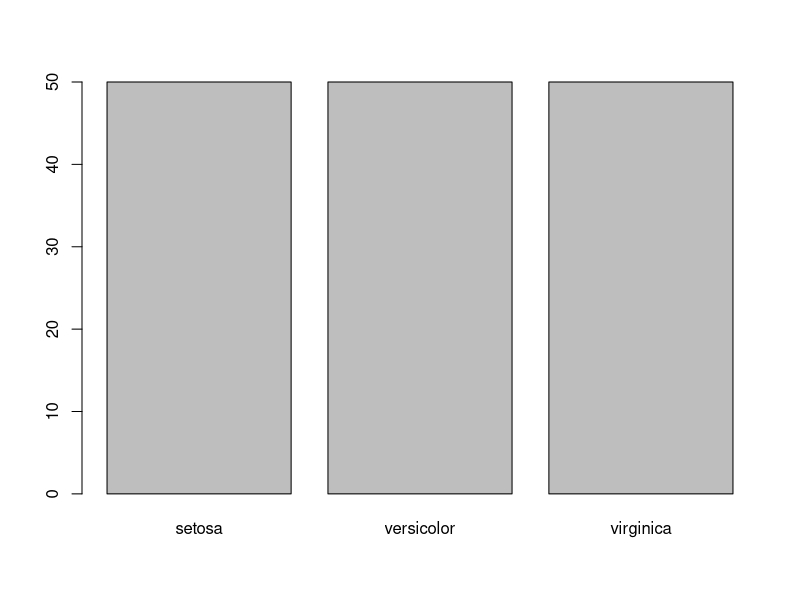
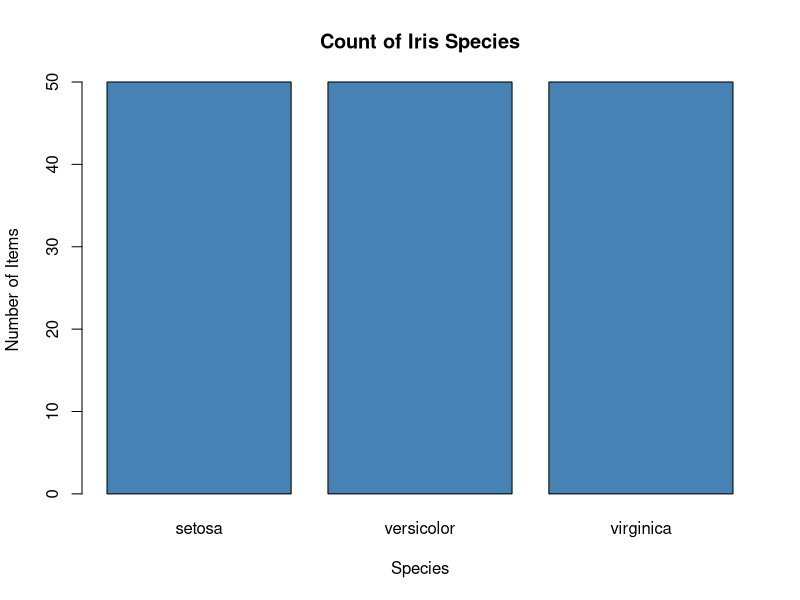
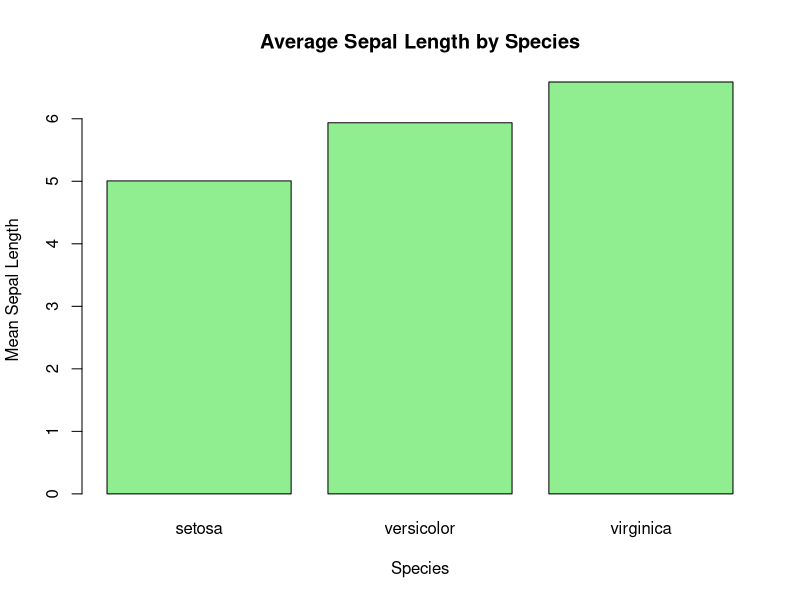
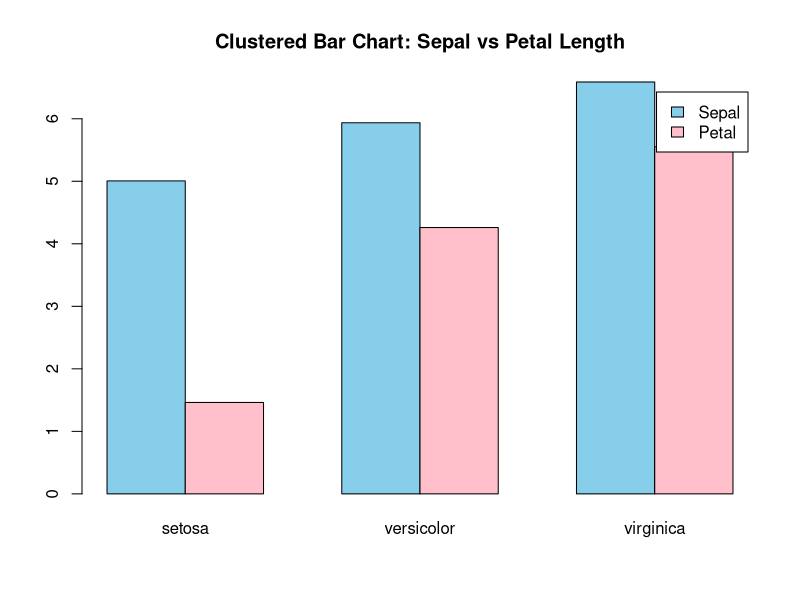
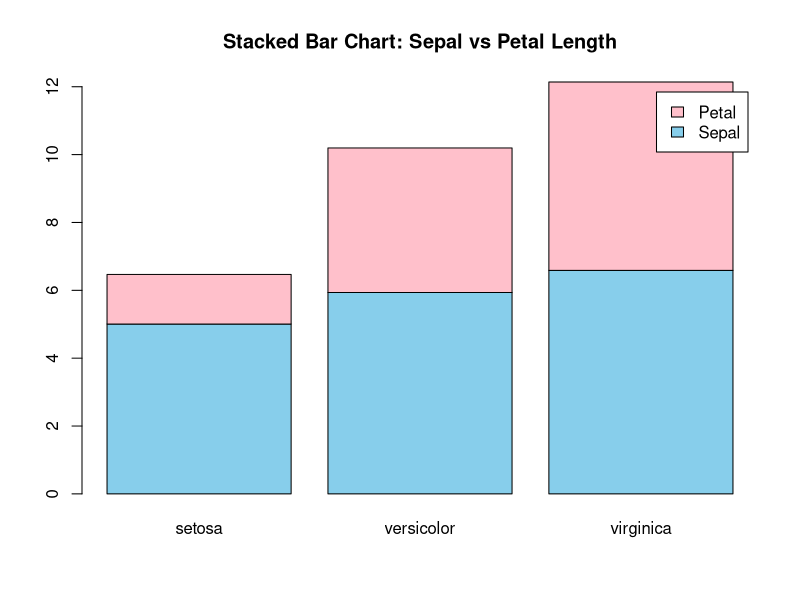

These charts were generated, in order, by the following R code:
# DV Lab – Week 03 A 
# Name: V. Prabhas Mallik 
# Roll No: 23A91A61I9 

# Load the dataset
data(iris)

# Inspect the Data
?iris
head(iris, 3)
str(iris)
class(iris)

iris$Species
View(iris)

# 1️⃣ Basic Bar Chart
png("plots/week3A_plot-1.png")
barplot(table(iris$Species))
dev.off()

# 2️⃣ Labeled Bar Chart
png("plots/week3A_plot-2.png")
barplot(
  table(iris$Species),
  main = "Count of Iris Species",
  xlab = "Species",
  ylab = "Number of Items",
  col = "steelblue"
)
dev.off()

# 3️⃣ Mean Sepal Length Bar Chart
mean_sepal <- tapply(iris$Sepal.Length, iris$Species, mean)

png("plots/week3A_plot-3.png")
barplot(
  mean_sepal,
  main = "Average Sepal Length by Species",
  xlab = "Species",
  ylab = "Mean Sepal Length",
  col = "lightgreen"
)
dev.off()

# 4️⃣ Grouped Bar Chart
group_means <- rbind(
  Sepal = tapply(iris$Sepal.Length, iris$Species, mean),
  Petal = tapply(iris$Petal.Length, iris$Species, mean)
)

png("plots/week3A_plot-4.png")
barplot(
  group_means,
  beside = TRUE,
  col = c("skyblue", "pink"),
  legend.text = TRUE,
  main = "Clustered Bar Chart: Sepal vs Petal Length"
)
dev.off()

# 5️⃣ Stacked Bar Chart
png("plots/week3A_plot-5.png")
barplot(
  group_means,
  beside = FALSE,
  col = c("skyblue", "pink"),
  legend.text = TRUE,
  main = "Stacked Bar Chart: Sepal vs Petal Length"
)
dev.off()